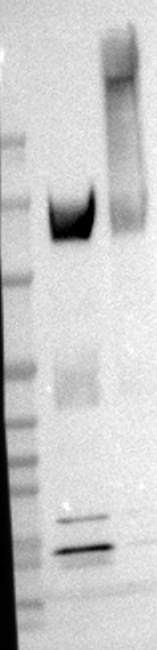
#> input picture data/gel_projects/KLB 瞬转发酵液检测Wecten blot/original.jpg, 157 x 650 px
$ python -i gel_image.py   (imports and definitions only)   (older library calls are emulated)
#> lines starting #> are read from the running program, lines starting #| are printed output that depends on the picture
"""凝胶电泳图像处理核心算法"""
import cv2
import numpy as np
from PIL import Image, ImageDraw, ImageFont
from scipy.signal import find_peaks
from typing import List, Tuple, Dict, Any, Optional
import os
import easyocr

def pil_to_cv2(pil_image: Image.Image) -> np.ndarray:
    rgb = np.array(pil_image)
    return cv2.cvtColor(rgb, cv2.COLOR_RGB2BGR)


def cv2_to_pil(cv2_image: np.ndarray) -> Image.Image:
    rgb = cv2.cvtColor(cv2_image, cv2.COLOR_BGR2RGB)
    return Image.fromarray(rgb)


def compute_projection(image: np.ndarray) -> Tuple[np.ndarray, np.ndarray]:
    if len(image.shape) == 3:
        gray = cv2.cvtColor(image, cv2.COLOR_BGR2GRAY)
    else:
        gray = image.copy()
    h, w = gray.shape
    blurred = cv2.GaussianBlur(gray, (5, 5), 0)
    h_proj = np.mean(blurred, axis=0)
    h_proj_inv = h_proj.max() - h_proj
    h_proj_smooth = np.convolve(h_proj_inv, np.ones(5)/5, mode='same')
    sobelx = cv2.Sobel(blurred, cv2.CV_64F, 1, 0, ksize=3)
    sobelx = np.abs(sobelx)
    edge_proj = np.mean(sobelx, axis=0)
    edge_proj = np.convolve(edge_proj, np.ones(3)/3, mode='same')
    return h_proj_smooth, edge_proj


def find_peaks_and_valleys(projection: np.ndarray,
                          min_distance: int = 20,
                          peak_prominence_ratio: float = 0.1,
                          valley_prominence_ratio: float = 0.05) -> Tuple[np.ndarray, np.ndarray]:
    pmax = projection.max()
    std = np.std(projection)
    pad_width = min_distance
    padded = np.pad(projection, (pad_width, pad_width), mode='minimum')

    peaks_pad, _ = find_peaks(padded, distance=min_distance,
                              prominence=max(std * peak_prominence_ratio, pmax * 0.02))
    peaks = peaks_pad[(peaks_pad >= pad_width) & (peaks_pad < pad_width + len(projection))] - pad_width

    valleys_pad, _ = find_peaks(-padded, distance=min_distance,
                                prominence=max(std * valley_prominence_ratio, pmax * 0.01))
    valleys = valleys_pad[(valleys_pad >= pad_width) & (valleys_pad < pad_width + len(projection))] - pad_width

    check_window = min(5, len(projection) // 10)
    if len(projection) > check_window + 1:
        if projection[0] > np.max(projection[1:check_window+1]):
            peaks = np.concatenate([[0], peaks]) if len(peaks) == 0 or peaks[0] != 0 else peaks
        if projection[-1] > np.max(projection[-check_window-1:-1]):
            peaks = np.concatenate([peaks, [len(projection)-1]]) if len(peaks) == 0 or peaks[-1] != len(projection)-1 else peaks

    peaks = np.unique(peaks)
    valleys = np.unique(valleys)
    return peaks, valleys


def _score_offset(offset: float, w: int, n_lanes: int,
                  peaks: np.ndarray, valleys: np.ndarray,
                  projection: np.ndarray, edge_proj: np.ndarray) -> float:
    score = 0
    lane_width = w / n_lanes
    for i in range(n_lanes + 1):
        b = offset + i * lane_width
        b_int = int(b)
        if b_int < 0 or b_int >= w:
            score -= 1000
            continue
        score -= projection[b_int] * 2.0
        if len(valleys) > 0:
            nearest_valley_dist = min(abs(v - b_int) for v in valleys)
            score -= nearest_valley_dist * 0.5
        score += edge_proj[b_int] * 0.3
    for i in range(n_lanes):
        center = offset + (i + 0.5) * lane_width
        c_int = int(center)
        if c_int < 0 or c_int >= w:
            continue
        if len(peaks) > 0:
            nearest_peak_dist = min(abs(p - c_int) for p in peaks)
            score -= nearest_peak_dist * 0.3
    return score


def _split_by_uniform_constraint(w: int, n_lanes: int,
                                 peaks: np.ndarray, valleys: np.ndarray,
                                 projection: np.ndarray,
                                 edge_proj: np.ndarray,
                                 manual_offset: float = 0) -> List[Tuple[int, int]]:
    lane_width = w / n_lanes
    best_offset = 0
    best_score = -np.inf
    search_range = np.linspace(0, lane_width, min(100, int(lane_width) + 1))
    for offset in search_range:
        score = _score_offset(offset, w, n_lanes, peaks, valleys, projection, edge_proj)
        if score > best_score:
            best_score = score
            best_offset = offset

    final_offset = best_offset + manual_offset
    while final_offset < -lane_width / 2:
        final_offset += lane_width
    while final_offset > lane_width / 2:
        final_offset -= lane_width

    lanes = []
    for i in range(n_lanes):
        x1 = int(final_offset + i * lane_width)
        x2 = int(final_offset + (i + 1) * lane_width)
        x1 = max(0, x1)
        x2 = min(w, x2)
        lanes.append((x1, x2))
    return lanes


def detect_lanes_smart(
    image: np.ndarray,
    expected_lanes: Optional[int] = None,
    min_lane_width: int = 20,
    manual_offset: float = 0
) -> Tuple[List[Tuple[int, int]], np.ndarray, np.ndarray, np.ndarray]:
    if len(image.shape) == 3:
        gray = cv2.cvtColor(image, cv2.COLOR_BGR2GRAY)
    else:
        gray = image.copy()
    h, w = gray.shape

    projection, edge_proj = compute_projection(image)
    peaks, valleys = find_peaks_and_valleys(projection, min_distance=min_lane_width)

    if expected_lanes is None:
        if len(peaks) >= 2:
            peak_distances = np.diff(peaks)
            median_dist = np.median(peak_distances)
            extra_lanes = 0
            for peak in peaks:
                half_height = projection[peak] * 0.5
                left = peak
                while left > 0 and projection[left] > half_height:
                    left -= 1
                right = peak
                while right < w - 1 and projection[right] > half_height:
                    right += 1
                width = right - left
                if width > 1.5 * median_dist:
                    extra_lanes += int(round(width / median_dist)) - 1
            n_gaps = sum(1 for d in peak_distances if d > 1.6 * median_dist)
            expected_lanes = len(peaks) + n_gaps + extra_lanes
            expected_lanes = max(len(peaks), min(expected_lanes, 20))
        else:
            expected_lanes = max(1, w // 100)

    lanes = _split_by_uniform_constraint(w, expected_lanes, peaks, valleys, projection, edge_proj, manual_offset)
    return lanes, projection, peaks, valleys


# [76 lines left out: functions get_projection_viz, draw_lane_overlay, not called in this run]


# ========== 条带检测 ==========

def compute_band_projection(image: np.ndarray, lane_box: Tuple[int, int]) -> np.ndarray:
    gray = cv2.cvtColor(image, cv2.COLOR_BGR2GRAY) if len(image.shape) == 3 else image.copy()
    x1, x2 = lane_box
    lane_region = gray[:, x1:x2]
    v_proj = np.mean(lane_region, axis=1)
    v_proj = v_proj.max() - v_proj
    v_proj = np.convolve(v_proj, np.ones(3)/3, mode='same')
    return v_proj


def find_band_peaks_and_valleys(v_proj: np.ndarray,
                                min_distance: int = 5,
                                peak_prominence_ratio: float = 0.05) -> Tuple[np.ndarray, np.ndarray]:
    pmax = v_proj.max()
    std = np.std(v_proj)
    pad_width = min_distance
    padded = np.pad(v_proj, (pad_width, pad_width), mode='minimum')

    peaks_pad, _ = find_peaks(padded, distance=min_distance,
                              prominence=max(std * peak_prominence_ratio, pmax * 0.01))
    peaks = peaks_pad[(peaks_pad >= pad_width) & (peaks_pad < pad_width + len(v_proj))] - pad_width

    valleys_pad, _ = find_peaks(-padded, distance=min_distance,
                                prominence=max(std * peak_prominence_ratio * 0.5, pmax * 0.005))
    valleys = valleys_pad[(valleys_pad >= pad_width) & (valleys_pad < pad_width + len(v_proj))] - pad_width

    check_window = min(3, len(v_proj) // 20)
    if len(v_proj) > check_window + 1:
        if v_proj[0] > np.max(v_proj[1:check_window+1]):
            peaks = np.concatenate([[0], peaks]) if len(peaks) == 0 or peaks[0] != 0 else peaks
        if v_proj[-1] > np.max(v_proj[-check_window-1:-1]):
            peaks = np.concatenate([peaks, [len(v_proj)-1]]) if len(peaks) == 0 or peaks[-1] != len(v_proj)-1 else peaks

    peaks = np.unique(peaks)
    valleys = np.unique(valleys)
    return peaks, valleys


def _split_bands_by_peaks(v_proj: np.ndarray, peaks: np.ndarray, valleys: np.ndarray,
                          expected_bands: Optional[int] = None) -> List[Tuple[int, int, float]]:
    h = len(v_proj)

    if expected_bands is not None and expected_bands > 0:
        band_height = h / expected_bands

        if len(peaks) == expected_bands:
            centers = peaks.copy()
        elif len(peaks) > expected_bands:
            peak_intensities = [(p, float(v_proj[p])) for p in peaks]
            peak_intensities = sorted(peak_intensities, key=lambda x: x[1], reverse=True)[:expected_bands]
            centers = np.array(sorted([p for p, _ in peak_intensities]))
        else:
            centers = []
            for i in range(expected_bands):
                ideal = (i + 0.5) * band_height
                region_peaks = [p for p in peaks if abs(p - ideal) < band_height * 0.6]
                if region_peaks:
                    center = int(np.mean(region_peaks))
                elif len(peaks) > 0:
                    nearest = min(peaks, key=lambda p: abs(p - ideal))
                    if abs(nearest - ideal) < band_height * 0.8:
                        center = nearest
                    else:
                        center = int(ideal)
                else:
                    center = int(ideal)
                centers.append(center)
            centers = np.array(sorted(centers))

        bands = []
        for center in centers:
            center = int(center)
            center = max(0, min(h - 1, center))
            peak_val = v_proj[center]
            half = peak_val * 0.25

            y1 = center
            while y1 > 0 and v_proj[y1] > half:
                y1 -= 1
            y2 = center
            while y2 < h - 1 and v_proj[y2] > half:
                y2 += 1

            max_h = min(30, int(band_height * 0.5))
            if y2 - y1 > max_h:
                y1 = max(0, center - max_h // 2)
                y2 = min(h - 1, center + max_h // 2)
            if y2 - y1 < 3:
                y1 = max(0, center - 3)
                y2 = min(h - 1, center + 3)

            intensity = float(peak_val)
            bands.append((y1, y2, intensity))
        return bands

    if len(peaks) == 0:
        return []

    bands = []
    for peak in peaks:
        peak_val = v_proj[peak]
        half = peak_val * 0.25

        y1 = peak
        while y1 > 0 and v_proj[y1] > half:
            y1 -= 1
        y2 = peak
        while y2 < h - 1 and v_proj[y2] > half:
            y2 += 1

        max_h = 25
        if y2 - y1 > max_h:
            center = (y1 + y2) // 2
            y1 = max(0, center - max_h // 2)
            y2 = min(h - 1, center + max_h // 2)
        if y2 - y1 < 3:
            y1 = max(0, peak - 3)
            y2 = min(h - 1, peak + 3)

        intensity = float(peak_val)
        bands.append((y1, y2, intensity))

    bands = sorted(bands, key=lambda x: x[0])
    merged = []
    for b in bands:
        if not merged:
            merged.append(b)
        else:
            last = merged[-1]
            overlap = min(b[1], last[1]) - max(b[0], last[0])
            if overlap > (last[1] - last[0]) * 0.4:
                if b[2] > last[2]:
                    merged[-1] = (min(last[0], b[0]), max(last[1], b[1]), max(last[2], b[2]))
            else:
                merged.append(b)

    return merged


def detect_bands_in_lane(image: np.ndarray, lane_box: Tuple[int, int],
                         min_band_height: int = 3,
                         sensitivity: float = 0.25,
                         expected_bands: Optional[int] = None) -> Dict[str, Any]:
    v_proj = compute_band_projection(image, lane_box)
    peak_prom = max(0.01, sensitivity * 0.15)
    peaks, valleys = find_band_peaks_and_valleys(v_proj, min_distance=max(3, min_band_height),
                                                  peak_prominence_ratio=peak_prom)
    bands = _split_bands_by_peaks(v_proj, peaks, valleys, expected_bands)

    return {
        "projection": v_proj,
        "peaks": peaks,
        "valleys": valleys,
        "bands": bands,
        "n_detected_peaks": len(peaks)
    }


# [36 lines left out: function get_band_projection_viz, not called in this run]


def detect_bands_from_reference(ref_image: np.ndarray, lane_box: Tuple[int, int] = None,
                                 min_band_height: int = 5,
                                 expected_bands: Optional[int] = None) -> List[Tuple[int, int, float]]:
    if lane_box:
        result = detect_bands_in_lane(ref_image, lane_box, min_band_height, sensitivity=0.2, expected_bands=expected_bands)
        return result["bands"]
    lanes, _, _, _ = detect_lanes_smart(ref_image, expected_lanes=None)
    all_bands = []
    for lane in lanes:
        result = detect_bands_in_lane(ref_image, lane, min_band_height, sensitivity=0.2, expected_bands=expected_bands)
        all_bands.append((lane, result["bands"]))
    if all_bands:
        best = max(all_bands, key=lambda x: len(x[1]))
        return best[1]
    return []


# [235 lines left out: functions map_bands_to_kda, get_font, annotate_gel_image, create_annotated_image, ocr_marker_numbers, not called in this run]

>>> import cv2
>>> picture = cv2.cvtColor(cv2.imread('../data/gel_projects/KLB 瞬转发酵液检测Wecten blot/original.jpg'), cv2.COLOR_BGR2RGB)
#> picture is the input picture: shape (650, 157, 3); min 0, max 255, mean 200.1
>>> result = detect_bands_from_reference(picture)
#> in compute_projection, `h_proj = np.mean(blurred, axis=0)`: h_proj = 157 values, max 234 at index 156, min 86.72 at index 0, mean 200.1
#> in compute_projection, `h_proj_inv = h_proj.max() - h_proj`: h_proj_inv = 157 values, max 147.3 at index 0, min 0 at index 156, mean 33.85
#> in compute_projection, `h_proj_smooth = np.convolve(h_proj_inv, np.ones(5)/5, mode='same')`: h_proj_smooth = 157 values, max 131.8 at index 2, min 0.0828 at index 156, mean 33.29
#> in compute_projection, `sobelx = cv2.Sobel(blurred, cv2.CV_64F, 1, 0, ksize=3)`:
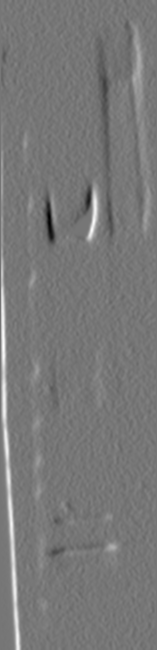
#> sobelx: shape (650, 157) float64; min -334, max 386, mean 7.4; drawn with min black and max white
#> in compute_projection, `sobelx = np.abs(sobelx)`:
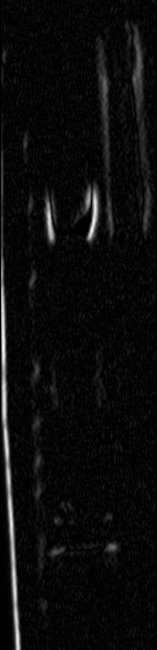
#> sobelx: shape (650, 157) float64; min 0, max 386, mean 18.3; drawn with min black and max white
#> in compute_projection, `edge_proj = np.mean(sobelx, axis=0)`: edge_proj = 157 values, max 87.09 at index 2, min 0 at index 0, mean 18.32
#> in compute_projection, `edge_proj = np.convolve(edge_proj, np.ones(3)/3, mode='same')`: edge_proj = 157 values, max 82.02 at index 3, min 2.25 at index 156, mean 18.32
#> in detect_lanes_smart, `projection, edge_proj = compute_projection(image)`: projection has the same summary as h_proj_smooth in compute_projection
#> in find_peaks_and_valleys, `pmax = projection.max()`: pmax = 131.8
#> in find_peaks_and_valleys, `std = np.std(projection)`: std = 22.54
#> in find_peaks_and_valleys, `padded = np.pad(projection, (pad_width, pad_width), mode='minimum')`: padded = 197 values, max 131.8 at index 22, min 0.0828 at index 0, mean 26.55
#> in find_peaks_and_valleys, `peaks_pad, _ = find_peaks(padded, distance=min_distance, prominence=ma..`: peaks_pad = [22, 109, 132]
#> in find_peaks_and_valleys, `peaks = peaks_pad[(peaks_pad >= pad_width) & (peaks_pad < pad_width + ..`: peaks = [2, 89, 112]
#> in find_peaks_and_valleys, `valleys_pad, _ = find_peaks(-padded, distance=min_distance, prominence..`: valleys_pad = [65, 119]
#> in find_peaks_and_valleys, `valleys = valleys_pad[(valleys_pad >= pad_width) & (valleys_pad < pad_..`: valleys = [45, 99]
#> in find_peaks_and_valleys, `check_window = min(5, len(projection) // 10)`: check_window = 5
#> in detect_lanes_smart, `peaks, valleys = find_peaks_and_valleys(projection, min_distance=min_l..`: peaks = [2, 89, 112]; valleys = [45, 99]
#> in detect_lanes_smart, `peak_distances = np.diff(peaks)`: peak_distances = [87, 23]
#> in detect_lanes_smart, `median_dist = np.median(peak_distances)`: median_dist = 55
#> the loop in detect_lanes_smart, `for peak in peaks:` made 3 passes
#> (peak, half_height, width, extra_lanes) on passes 2 to 3: (89, 16.57, 140, 2), (112, 15.96, 141, 4)
#> (peak, half_height, width) on pass 1: (2, 65.9, 13)
#> after the loop in detect_lanes_smart, `for peak in peaks:`: extra_lanes = 4
#> in detect_lanes_smart, `n_gaps = sum(1 for d in peak_distances if d > 1.6 * median_dist)`: n_gaps = 0
#> in detect_lanes_smart, `expected_lanes = len(peaks) + n_gaps + extra_lanes`: expected_lanes = 7
#> in _split_by_uniform_constraint, `lane_width = w / n_lanes`: lane_width = 22.43
#> the loop in _split_by_uniform_constraint, `for offset in search_range:` made 23 passes
#> (score, best_score) on passes 1, 7, 8, 9, 10, 11, 12, 13, 14, 15, 16, 17: (-1618.7, -1618.7), (-1606.3, -1606.3), (-1592.5, -1592.5), (-1581.2, -1581.2), (-1566.5, -1566.5), (-1551.4, -1551.4), (-1523.4, -1523.4), (-1509.2, -1509.2), (-1495.2, -1495.2), (-1482.5, -1482.5), (-1475.4, -1475.4), (-1468.6, -1468.6)
#> score on passes 2 to 6: -1654.5, -1685.7, -1661.1, -1639.3, -1621.9
#> after the loop in _split_by_uniform_constraint, `for offset in search_range:`: best_score = -1458.1
#> in _split_by_uniform_constraint, `final_offset = best_offset + manual_offset`: final_offset = 22.43
#> the loop in _split_by_uniform_constraint, `while final_offset > lane_width / 2:` made 1 pass
#> final_offset on pass 1: 0
#> after the loop in _split_by_uniform_constraint, `while final_offset > lane_width / 2:`: final_offset = 0
#> the loop in _split_by_uniform_constraint, `for i in range(n_lanes):` made 7 passes
#> (x1, x2) on passes 1 to 7: (0, 22), (22, 44), (44, 67), (67, 89), (89, 112), (112, 134), (134, 157)
#> after the loop in _split_by_uniform_constraint, `for i in range(n_lanes):`: lanes = [(0, 22), (22, 44), (44, 67), (67, 89), (89, 112), (112, 134), (134, 157)]
#> the loop in detect_bands_from_reference, `for lane in lanes:` made 7 passes
#> pass 1, in compute_band_projection, `lane_region = gray[:, x1:x2]`:
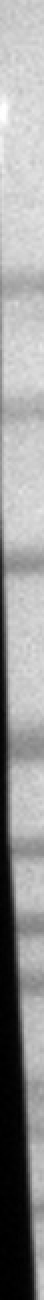
#> lane_region: shape (650, 22) (shown 2 times larger); min 0, max 255, mean 151.4
#> pass 2, in compute_band_projection (call 2), `lane_region = gray[:, x1:x2]`:
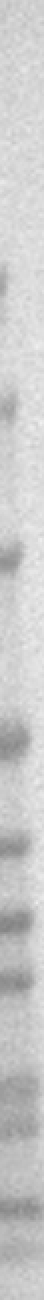
#> lane_region: shape (650, 22) (shown 2 times larger); min 130, max 241, mean 201.8
#> pass 3, in compute_band_projection (call 3), `lane_region = gray[:, x1:x2]`:
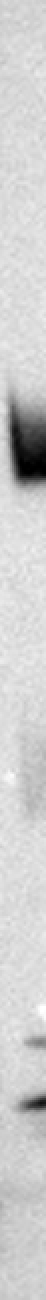
#> lane_region: shape (650, 23) (shown 2 times larger); min 0, max 255, mean 206.3
#> after the loop in detect_bands_from_reference, `for lane in lanes:`: all_bands = 7 items
#> in detect_bands_from_reference, `best = max(all_bands, key=lambda x: len(x[1]))`: best = ((22, 44), [(23, 47, 16.29), (45, 69, 10.77), (133, 160, 13.47), (202, 226, 22.41), (267, 291, 33.02), (312, 336, 4.11), (359, 383, 51.06), (400, 428, 9.48), (444, 468, 10.21), (478, 512, 29.95), (513, 542, 52.18), (532, 556, 74.47)])
#> result = [(23, 47, 16.29), (45, 69, 10.77), (133, 160, 13.47), (202, 226, 22.41), (267, 291, 33.02), (312, 336, 4.11), (359, 383, 51.06), (400, 428, 9.48), (444, 468, 10.21), (478, 512, 29.95), (513, 542, 52.18), (532, 556, 74.47)]
